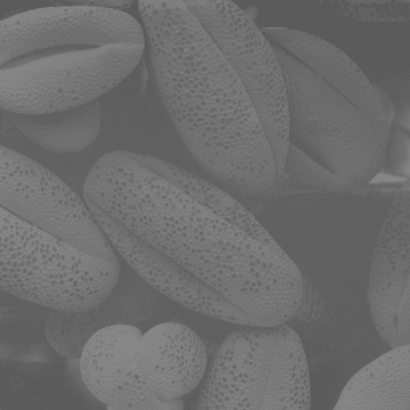
%> input picture Sem 1/B Tech/IP/lab3images/4.tif, 410 x 410 px, shrunk from 500 x 500 before the run
$ octave lab3_task4.m   (GNU Octave 9; MATLAB toolbox functions it lacks are replaced by stand-ins)
%> lines starting %> are read from the running program, lines starting %| are printed output that depends on the picture; in (x1, y1, x2, y2) boxes, pixels count from 0 and x2, y2 are one past the last pixel; in counts of white or black regions, pixels touching at a corner belong together; the program's own positions count from 1
clear
clc

a = imread('E:\SEM 7\IP\lab3images\4.tif');
%> a is the input picture: size 410x410 uint8; min 88, max 137, mean 109.1
a = im2double(a);
%> a: size 410x410 double
imshow(a)

rmin = min(min(a))
%> rmin = 0.345
rmax = max(max(a))
%> rmax = 0.537
smin = 0/255;
smax = 255/255;
s = (smax-smin)/(rmax-rmin)*(a-rmin)+smin;
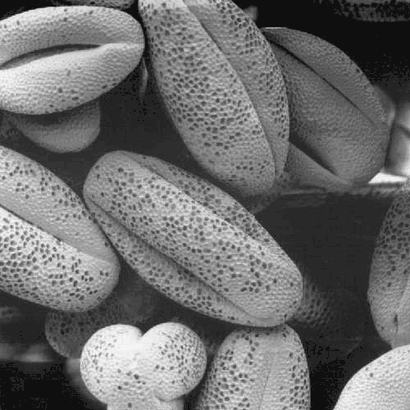
%> s: size 410x410 double; min 0, max 1, mean 0.43
figure
imshow(s)

a = imread('E:\SEM 7\IP\lab3images\2.jpg');
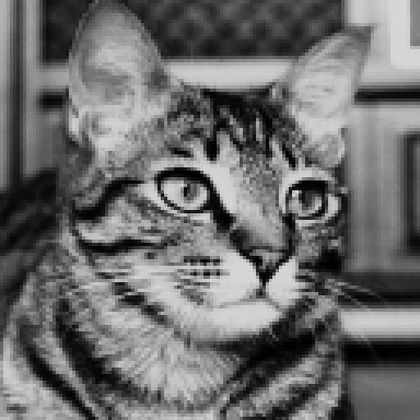
%> input picture Sem 1/B Tech/IP/lab3images/2.jpg, 420 x 420 px, shrunk from 512 x 512 before the run
%> a is the input picture: size 420x420 uint8; min 0, max 232, mean 108.4
a = im2double(a);
%> a: size 420x420 double
figure
imshow(a)

rmin = min(min(a))
%> rmin = 0
rmax = max(max(a))
%> rmax = 0.91
smin = 70/255;
smax = 100/255;
s = (smax-smin)/(rmax-rmin)*(a-rmin)+smin;
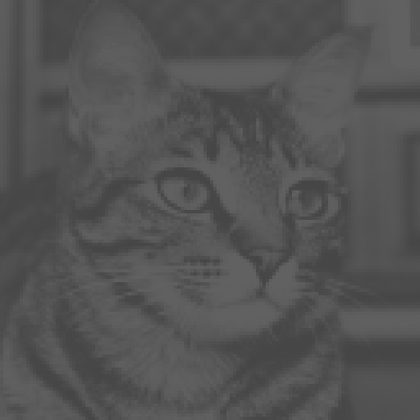
%> s: size 420x420 double; min 0.275, max 0.392, mean 0.329
figure
imshow(s)

a = imread('E:\SEM 7\IP\lab3images\2.jpg');
th = 128;
[m,n] = size(a);
%> m = 420; n = 420
for i=1:m
  for j=1:n
    if(a(i,j)>th)
      b(i,j)=1;
     else
      b(i,j)=0;
     endif
  endfor
endfor
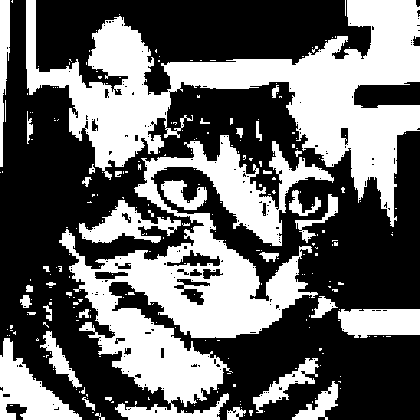
%> b: size 420x420 double; values 0 (black) and 1 (white), 40.5% white; 268 white regions (230 under 20 px), largest, box (x1, y1, x2, y2) and area: (26, 0, 420, 227) 29799, (59, 135, 334, 420) 27383, (0, 338, 82, 420) 2966
figure
imshow(b)
